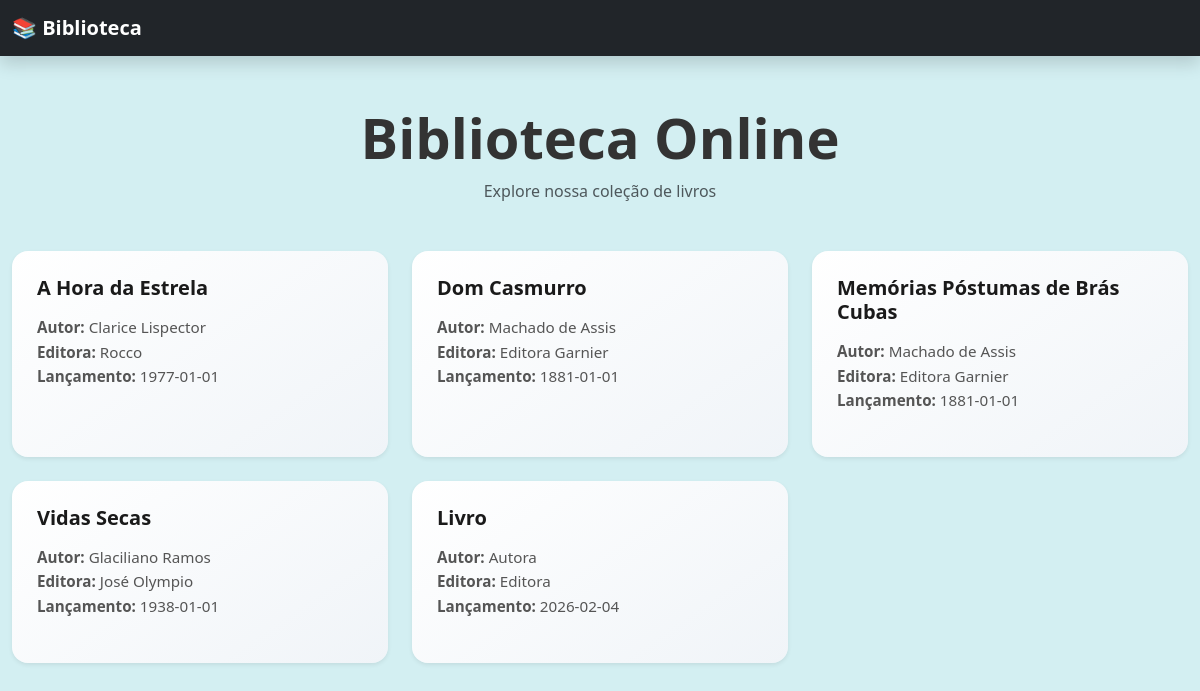
/site-frontend/index.php, run on the app's committed database.
### tables this page shows
CREATE TABLE `livros` (
  `id` int(10) unsigned NOT NULL AUTO_INCREMENT,
  `titulo` varchar(100) NOT NULL,
  `editora` varchar(50) NOT NULL,
  `data_lancamento` date NOT NULL,
  `autor_id` int(10) unsigned DEFAULT NULL,
  PRIMARY KEY (`id`),
  KEY `autor_id` (`autor_id`),
  CONSTRAINT `livros_ibfk_1` FOREIGN KEY (`autor_id`) REFERENCES `autores` (`ID`)
);

CREATE TABLE `autores` (
  `ID` int(10) unsigned NOT NULL AUTO_INCREMENT,
  `nome` varchar(100) NOT NULL,
  `nacionalidade` varchar(50) NOT NULL,
  PRIMARY KEY (`ID`)
);

### site-frontend/index.php (the view, shortened to what this page needs)
<?php
include('connection.php');
include('header.php');
?>
<div class="container mt-5">
    <div class="text-center mb-5 fade-in">
        <h1 class="display-4 fw-bold">Biblioteca Online</h1>
        <p class="text-muted">Explore nossa coleção de livros</p>
    </div>
    <div class="row g-4">
<?php
$query = "SELECT livros.titulo AS livro,
                 autores.nome AS autor,
                 livros.editora,
                 livros.data_lancamento
          FROM livros
          JOIN autores ON livros.autor_id = autores.ID";
$result = mysqli_query($db, $query);
while ($row = mysqli_fetch_assoc($result)) {
?>
        <div class="col-md-4">
            <div class="card h-100 shadow-sm book-card">
                <div class="card-body">
                    <h5 class="card-title"><?php echo $row['livro']; ?></h5>
                    <p class="card-text">
                        <strong>Autor:</strong> <?php echo $row['autor']; ?><br>
                        <strong>Editora:</strong> <?php echo $row['editora']; ?><br>
                        <strong>Lançamento:</strong> <?php echo $row['data_lancamento']; ?>
                    </p>
                </div>
            </div>
        </div>
<?php
}
?>
    </div>
</div>
</body>
</html>

### site-frontend/main.css (style rules this page uses)
.fade-in { animation: fadeSlide 1s ease-in-out; }
body { background-color: #d3eff2; font-family: 'Segoe UI', Tahoma, Geneva, Verdana, sans-serif; color: #333; }
.container { max-width: 1200px; }
.book-card { border: none; border-radius: 16px; background: linear-gradient(145deg, #ffffff, #f0f4f8); box-shadow: 0 4px 15px rgba(0,0,0,0.08); transition: transform 0.4s ease, box-shadow 0.4s ease, background 0.4s ease; margin-bottom: 20px; height: 100%; }
.book-card .card-body { padding: 25px; display: flex; flex-direction: column; }
.book-card .card-title { font-size: 1.25rem; font-weight: 700; color: #1a1a1a; margin-bottom: 15px; }
.book-card .card-text { font-size: 0.95rem; line-height: 1.6; color: #555; }
.row.g-4 { --bs-gutter-x: 1.5rem; --bs-gutter-y: 1.5rem; }

### data on the page
livros: titulo "A Hora da Estrela", autor.nome "Clarice Lispector", editora "Rocco", data_lancamento "1977-01-01"
livros: titulo "Dom Casmurro", autor.nome "Machado de Assis", editora "Editora Garnier", data_lancamento "1881-01-01"
livros: titulo "Memórias Póstumas de Brás Cubas", autor.nome "Machado de Assis", editora "Editora Garnier", data_lancamento "1881-01-01"
livros: titulo "Vidas Secas", autor.nome "Glaciliano Ramos", editora "José Olympio", data_lancamento "1938-01-01"
livros: titulo "Livro", autor.nome "Autora", editora "Editora", data_lancamento "2026-02-04"
